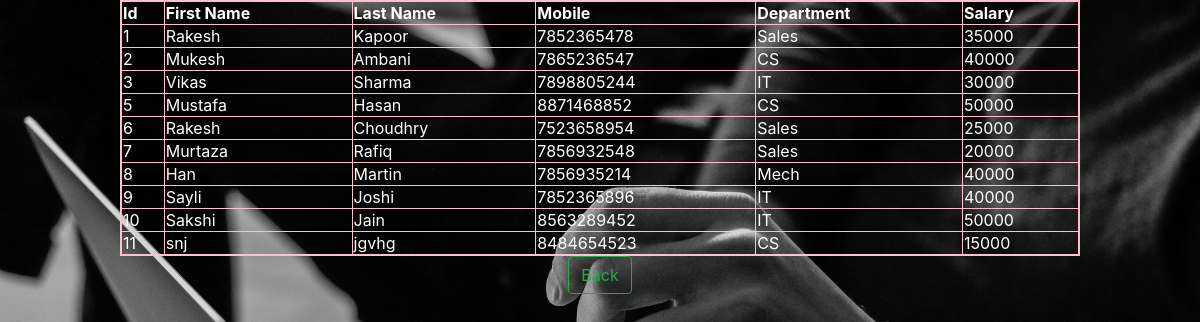
Screenshot of /view.php (signed in) with the database file from the repository.
### tables this page shows
CREATE TABLE `employee` (
  `ID` int(4) NOT NULL,
  `Fname` varchar(15) NOT NULL,
  `Lname` varchar(15) NOT NULL,
  `Mobile` varchar(10) NOT NULL,
  `Department` varchar(15) NOT NULL,
  `Salary` int(5) NOT NULL
);

### view.php (the view, shortened to what this page needs)
<?php include("auth.php"); ?><html>
<head>
  <link rel="stylesheet" href="https://maxcdn.bootstrapcdn.com/bootstrap/4.0.0-beta.2/css/bootstrap.min.css">
  <link rel="stylesheet" type="text/css" href="styles.css">
</head>
<body>
  <div align="center">
<?php
$con = mysqli_connect("localhost","root","");
mysqli_select_db($con,"zenith");
$result = mysqli_query($con,"SELECT * FROM employee");
echo "<table border='1'>
<tr>
<th>Id</th>
<th>First Name</th>
<th>Last Name</th>
<th>Mobile</th>
<th>Department</th>
<th>Salary</th>
</tr>";
while($row = mysqli_fetch_array($result))
  {
  echo "<tr>";
  echo "<td>" . $row['ID'] . "</td>";
  echo "<td>" . $row['Fname'] . "</td>";
  echo "<td>" . $row['Lname'] . "</td>";
  echo "<td>" . $row['Mobile'] . "</td>";
  echo "<td>" . $row['Department'] . "</td>";
  echo "<td>" . $row['Salary'] . "</td>";
  echo "</tr>";
  }
echo "</table>";
?>
<a href="dashboard.php"><button class="btn btn-outline-success">Back</button></a>
</div>
</body>
</html>

### styles.css (style rules this page uses)
body { background:url(images/sergey-zolkin-192937.jpg); background-size:cover; }
td { color: rgb(255,255,255); }

### view.php (style rules this page uses)
table { border-style:solid; border-width:2px; border-color:pink; width: 80%; }
th { color: white; }

### rows the page displays
employee: ID "1", Fname "Rakesh", Lname "Kapoor", Mobile "7852365478", Department "Sales", Salary "35000"
employee: ID "2", Fname "Mukesh", Lname "Ambani", Mobile "7865236547", Department "CS", Salary "40000"
employee: ID "3", Fname "Vikas", Lname "Sharma", Mobile "7898805244", Department "IT", Salary "30000"
employee: ID "5", Fname "Mustafa", Lname "Hasan", Mobile "8871468852", Department "CS", Salary "50000"
employee: ID "6", Fname "Rakesh", Lname "Choudhry", Mobile "7523658954", Department "Sales", Salary "25000"
employee: ID "7", Fname "Murtaza", Lname "Rafiq", Mobile "7856932548", Department "Sales", Salary "20000"
employee: ID "8", Fname "Han", Lname "Martin", Mobile "7856935214", Department "Mech", Salary "40000"
employee: ID "9", Fname "Sayli", Lname "Joshi", Mobile "7852365896", Department "IT", Salary "40000"
employee: ID "10", Fname "Sakshi", Lname "Jain", Mobile "8563289452", Department "IT", Salary "50000"
employee: ID "11", Fname "snj", Lname "jgvhg", Mobile "8484654523", Department "CS", Salary "15000"
